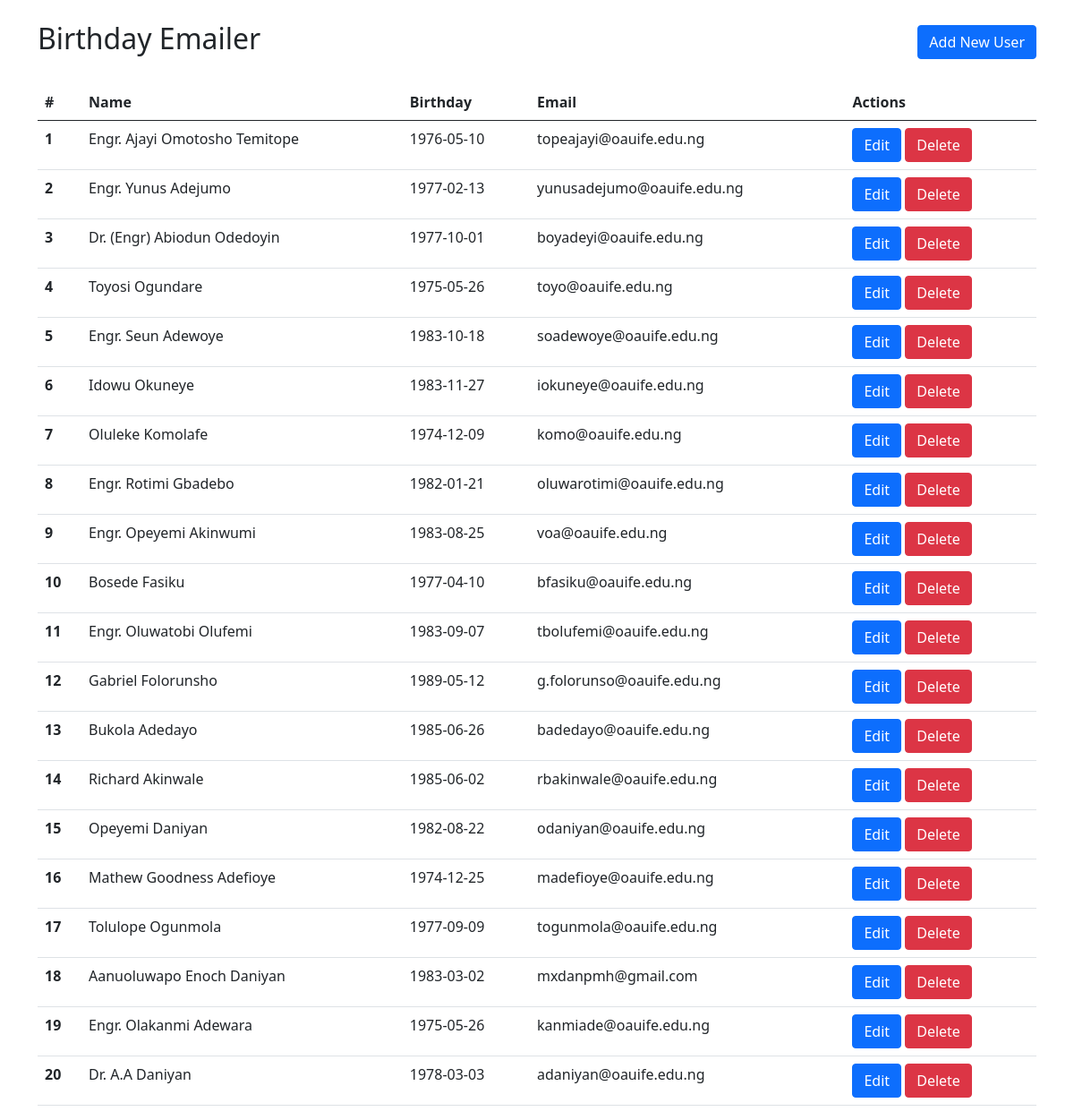
The page / on the database its author committed.
### app/models.py (models this page shows)
class Birthday(db.Model):
    id: Mapped[int] = mapped_column(db.Integer, primary_key=True)
    name: Mapped[str] = mapped_column(nullable=False)
    email: Mapped[str] = mapped_column(unique=True, nullable=False)
    date: Mapped[datetime.date] = mapped_column(nullable=False)

### app/routes.py (the view)
@router.route("/")
def index():
    statement = select(Birthday)
    birthdays = db.session.execute(statement).scalars().all()
    return render_template("index.html", data=birthdays)

### app/templates/index.html (shortened to what this page needs)
<!doctype html>
<html lang="en">
    <head>
        <link
            href="https://cdn.jsdelivr.net/npm/bootstrap@5.0.2/dist/css/bootstrap.min.css"
            rel="stylesheet"
        />
    </head>
    <body class="container mt-4">
        <div class="d-flex justify-content-between align-items-center mb-4">
            <h1 class="h2">Birthday Emailer</h1>
            <a href="/add" class="btn btn-primary">Add New User</a>
        </div>
        <table class="table">
            <thead>
                <tr>
                    <th scope="col">#</th>
                    <th scope="col">Name</th>
                    <th scope="col">Birthday</th>
                    <th scope="col">Email</th>
                    <th scope="col">Actions</th>
                </tr>
            </thead>
            <tbody>
                {% for row in data %}
                <tr>
                    <th scope="row">{{ loop.index }}</th>
                    <td>{{ row.name }}</td>
                    <td>{{ row.date }}</td>
                    <td>{{ row.email }}</td>
                    <td>
                        <a
                            href="/edit?email={{ row.email }}"
                            class="btn btn-primary"
                            >Edit</a
                        >
                        <a
                            href="/delete?email={{ row.email }}"
                            class="btn btn-danger"
                            >Delete</a
                        >
                    </td>
                </tr>
                {% endfor %}
            </tbody>
        </table>
    </body>
</html>

### rows shown on the page
Birthday: name "Engr. Ajayi Omotosho Temitope", date "1976-05-10", email "topeajayi@oauife.edu.ng"
Birthday: name "Engr. Yunus Adejumo", date "1977-02-13", email "yunusadejumo@oauife.edu.ng"
Birthday: name "Dr. (Engr) Abiodun Odedoyin", date "1977-10-01", email "boyadeyi@oauife.edu.ng"
Birthday: name "Toyosi Ogundare", date "1975-05-26", email "toyo@oauife.edu.ng"
Birthday: name "Engr. Seun Adewoye", date "1983-10-18", email "soadewoye@oauife.edu.ng"
Birthday: name "Idowu Okuneye", date "1983-11-27", email "iokuneye@oauife.edu.ng"
Birthday: name "Oluleke Komolafe", date "1974-12-09", email "komo@oauife.edu.ng"
Birthday: name "Engr. Rotimi Gbadebo", date "1982-01-21", email "oluwarotimi@oauife.edu.ng"
Birthday: name "Engr. Opeyemi Akinwumi", date "1983-08-25", email "voa@oauife.edu.ng"
Birthday: name "Bosede Fasiku", date "1977-04-10", email "bfasiku@oauife.edu.ng"
Birthday: name "Engr. Oluwatobi Olufemi", date "1983-09-07", email "tbolufemi@oauife.edu.ng"
Birthday: name "Gabriel Folorunsho", date "1989-05-12", email "g.folorunso@oauife.edu.ng"
Birthday: name "Bukola Adedayo", date "1985-06-26", email "badedayo@oauife.edu.ng"
Birthday: name "Richard Akinwale", date "1985-06-02", email "rbakinwale@oauife.edu.ng"
Birthday: name "Opeyemi Daniyan", date "1982-08-22", email "odaniyan@oauife.edu.ng"
Birthday: name "Mathew Goodness Adefioye", date "1974-12-25", email "madefioye@oauife.edu.ng"
Birthday: name "Tolulope Ogunmola", date "1977-09-09", email "togunmola@oauife.edu.ng"
Birthday: name "Aanuoluwapo Enoch Daniyan", date "1983-03-02", email "mxdanpmh@gmail.com"
Birthday: name "Engr. Olakanmi Adewara", date "1975-05-26", email "kanmiade@oauife.edu.ng"
Birthday: name "Dr. A.A Daniyan", date "1978-03-03", email "adaniyan@oauife.edu.ng"
